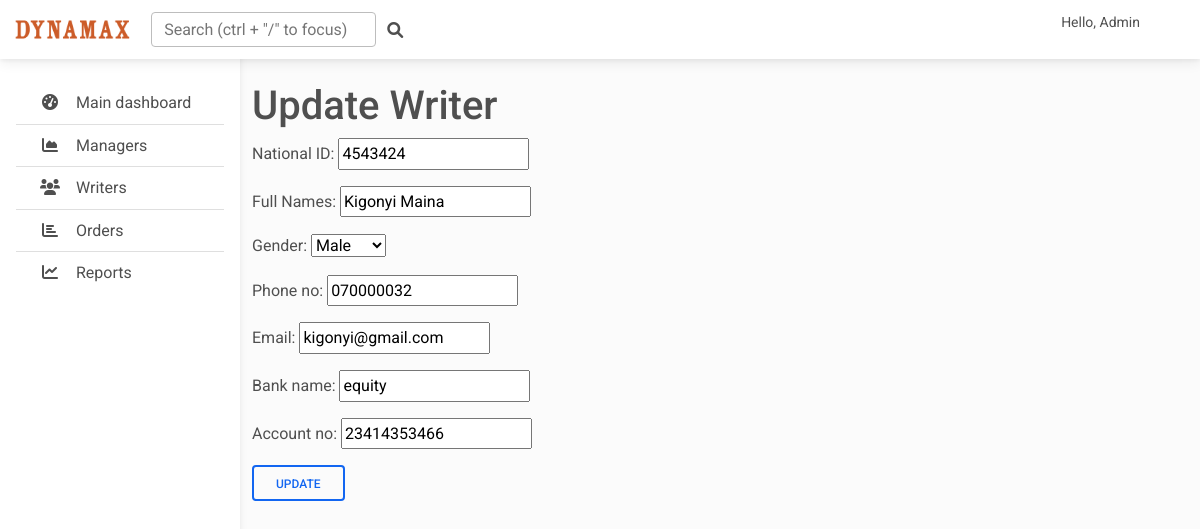
The page /updatewriter/1/ (signed in) on the database its author committed.
### Janta/models.py (models this page shows)
class Writer(models.Model):
    CHOICES = [
        ('M','Male'),
        ('F','Female'),
    ]
    National_ID = models.CharField(max_length=10, null=True)
    Full_Names = models.CharField(max_length=40, null=True)
    Gender = models.CharField(choices=CHOICES, max_length=1, null=True)
    Phone_no = models.CharField(max_length=12, null=True)
    Email = models.EmailField(max_length=100, null=True)
    Bank_name = models.CharField(max_length=25, null=True)
    Account_no = models.CharField(max_length=20, null=True)

### Janta/views.py (the view)
# urls.py: path('updatewriter/<str:pk>/', views.updatewriter, name='update_writers'),
@login_required(login_url='login')
def updatewriter(request, pk):
    writer = Writer.objects.get(id=pk)
    form = AddWriterForm(instance=writer)
    if request.method == 'POST':
        form = AddWriterForm(request.POST, instance=writer)
        if form.is_valid():
            form.save()
            return redirect('/jantaadmin')
    context = {'form':form}
    return render(request, 'Janta/updatewriter.html', context)

### Janta/forms.py
class AddWriterForm(ModelForm):
    class Meta():
        model = Writer
        fields = '__all__'

### Janta/Templates/Janta/updatewriter.html (shortened to what this page needs)
{% extends 'admin/main.html' %}
{% block content %}
<main style="margin-top: 58px">
    <div class="container pt-4">
        <h1>Update Writer</h1>
        <form method="POST">
            {{form.as_p}}
            <button type="submit" class="btn btn-outline-primary" data-mdb-ripple-color="dark">Update</button>
        </form>
    </div>
</main>
{% endblock %}

### Janta/Templates/admin/main.html (style rules this page uses)
body { background-color: #fbfbfb; }
@media (min-width: 991.98px) { main { padding-left: 240px; } }

### rows shown on the page
Writer: National_ID "4543424", Full_Names "Kigonyi Maina", Gender "Male", Phone_no "070000032", Email "kigonyi@gmail.com", Bank_name "equity", Account_no "23414353466"
